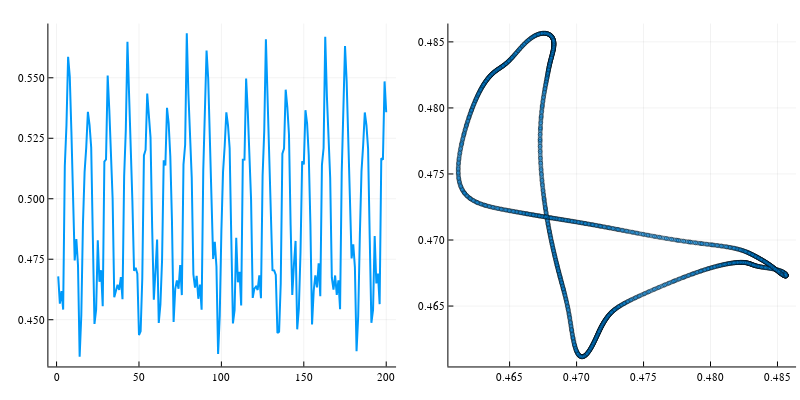

The code cell stored with this chart in its notebook:
### Code cell
g=0.29
t=0

for i in 1:1000T # transient
    step();
end

x=[step() for i in 1:2000T];
p1=plot(x[1:200])
p2=scatter(x[1:T:end-T],x[T+1:T:end],alpha=0.3)
plot(p1, p2, size=(800,400))

### Figure 1 — Plotly figure (JSON) as saved in the notebook; plotly's stock layout.template omitted (floating-point values rounded to 4 significant figures; data arrays with more than 128 entries replaced by an {"elided": "..."} marker saying what was removed)
{"data": [{"colorbar": {"title": {"text": ""}}, "legendgroup": "y1", "line": {"color": "rgba(0, 154, 250, 1.000)", "dash": "solid", "shape": "linear", "width": 2}, "mode": "lines", "name": "y1", "showlegend": true, "type": "scatter", "x": {"elided": "200 int values"}, "xaxis": "x", "y": {"elided": "200 float values"}, "yaxis": "y", "zmax": null, "zmin": null}, {"colorbar": {"title": {"text": ""}}, "legendgroup": "y1", "marker": {"color": "rgba(0, 154, 250, 0.300)", "line": {"color": "rgba(0, 0, 0, 0.3)", "width": 1}, "size": 4, "symbol": "circle"}, "mode": "markers", "name": "y1", "showlegend": true, "type": "scatter", "x": {"elided": "1999 float values"}, "xaxis": "x2", "y": {"elided": "1999 float values"}, "yaxis": "y2", "zmax": null, "zmin": null}], "layout": {"annotations": [], "height": 400, "margin": {"b": 20, "l": 0, "r": 0, "t": 20}, "paper_bgcolor": "rgba(255, 255, 255, 1.000)", "plot_bgcolor": "rgba(255, 255, 255, 1.000)", "showlegend": false, "width": 800, "xaxis": {"anchor": "y", "domain": [0.06048, 0.4951], "gridcolor": "rgba(0, 0, 0, 0.1)", "gridwidth": 0.5, "linecolor": "rgba(0, 0, 0, 1)", "mirror": false, "range": [-4.97, 206.0], "showgrid": true, "showline": true, "showticklabels": true, "tickangle": 0, "tickcolor": "rgb(0, 0, 0)", "tickfont": {"color": "rgba(0, 0, 0, 1)", "family": "sans-serif", "size": 11}, "tickmode": "array", "ticks": "inside", "ticktext": ["0", "50", "100", "150", "200"], "tickvals": [0, 50, 100, 150, 200], "title": {"font": {"color": "rgba(0, 0, 0, 1)", "family": "sans-serif", "size": 15}, "text": ""}, "type": "linear", "visible": true, "zeroline": false, "zerolinecolor": "rgba(0, 0, 0, 1)"}, "xaxis2": {"anchor": "y2", "domain": [0.5605, 0.9951], "gridcolor": "rgba(0, 0, 0, 0.1)", "gridwidth": 0.5, "linecolor": "rgba(0, 0, 0, 1)", "mirror": false, "range": [0.4604, 0.4864], "showgrid": true, "showline": true, "showticklabels": true, "tickangle": 0, "tickcolor": "rgb(0, 0, 0)", "tickfont": {"color": "rgba(0, 0, 0, 1)", "family": "sans-serif", "size": 11}, "tickmode": "array", "ticks": "inside", "ticktext": ["0.465", "0.470", "0.475", "0.480", "0.485"], "tickvals": [0.465, 0.47, 0.475, 0.48, 0.485], "title": {"font": {"color": "rgba(0, 0, 0, 1)", "family": "sans-serif", "size": 15}, "text": ""}, "type": "linear", "visible": true, "zeroline": false, "zerolinecolor": "rgba(0, 0, 0, 1)"}, "yaxis": {"anchor": "x", "domain": [0.03762, 0.9902], "gridcolor": "rgba(0, 0, 0, 0.1)", "gridwidth": 0.5, "linecolor": "rgba(0, 0, 0, 1)", "mirror": false, "range": [0.4307, 0.5724], "showgrid": true, "showline": true, "showticklabels": true, "tickangle": 0, "tickcolor": "rgb(0, 0, 0)", "tickfont": {"color": "rgba(0, 0, 0, 1)", "family": "sans-serif", "size": 11}, "tickmode": "array", "ticks": "inside", "ticktext": ["0.450", "0.475", "0.500", "0.525", "0.550"], "tickvals": [0.45, 0.475, 0.5, 0.525, 0.55], "title": {"font": {"color": "rgba(0, 0, 0, 1)", "family": "sans-serif", "size": 15}, "text": ""}, "type": "linear", "visible": true, "zeroline": false, "zerolinecolor": "rgba(0, 0, 0, 1)"}, "yaxis2": {"anchor": "x2", "domain": [0.03762, 0.9902], "gridcolor": "rgba(0, 0, 0, 0.1)", "gridwidth": 0.5, "linecolor": "rgba(0, 0, 0, 1)", "mirror": false, "range": [0.4604, 0.4864], "showgrid": true, "showline": true, "showticklabels": true, "tickangle": 0, "tickcolor": "rgb(0, 0, 0)", "tickfont": {"color": "rgba(0, 0, 0, 1)", "family": "sans-serif", "size": 11}, "tickmode": "array", "ticks": "inside", "ticktext": ["0.465", "0.470", "0.475", "0.480", "0.485"], "tickvals": [0.465, 0.47, 0.475, 0.48, 0.485], "title": {"font": {"color": "rgba(0, 0, 0, 1)", "family": "sans-serif", "size": 15}, "text": ""}, "type": "linear", "visible": true, "zeroline": false, "zerolinecolor": "rgba(0, 0, 0, 1)"}}}
